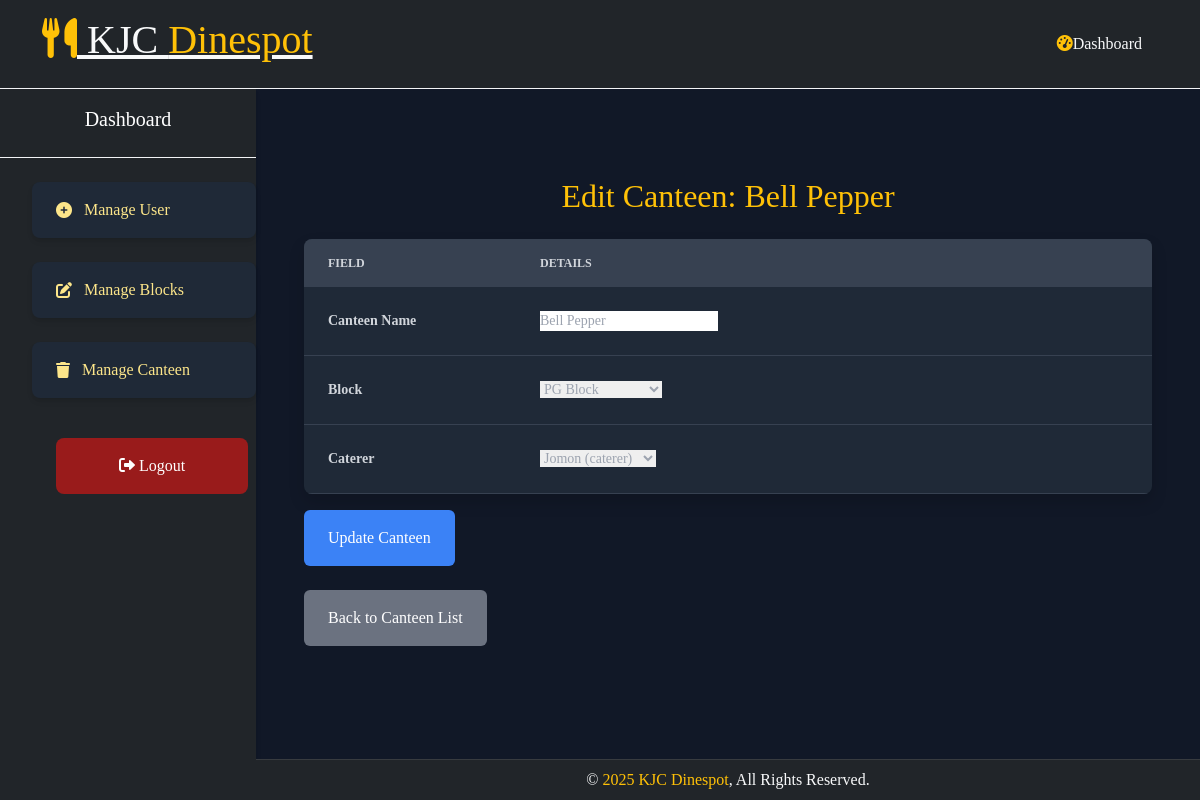
/canteen/update/4/, run on the app's committed database.
### main/models.py (models this page shows, shortened)
class Canteen(models.Model):
    canteen_name = models.CharField(max_length=255)
    block = models.ForeignKey(Block,related_name='canteens', on_delete=models.CASCADE)  # Foreign key to Block
    caterer = models.ForeignKey(User, on_delete=models.CASCADE, limit_choices_to={'role': 'caterer'})  # Foreign key to User with 'caterer' role
    revenue = models.DecimalField(max_digits=12, decimal_places=2, default=0.00)  # Add this

### canteenapp/views.py (the view)
# urls.py: path('canteen/update/<int:id>/', views.update_canteen, name='update_canteen'),
def update_canteen(request, id):
    canteen = get_object_or_404(Canteen, id=id)
    if request.method == 'POST':
        form = CanteenForm(request.POST, instance=canteen)
        if form.is_valid():
            form.save()
            return redirect('manage_canteen')
    else:
        form = CanteenForm(instance=canteen)
    return render(request, 'update_canteen.html', {'form': form, 'canteen': canteen})

### canteenapp/forms.py
class CanteenForm(forms.ModelForm):
    class Meta:
        model = Canteen
        fields = ['canteen_name', 'block', 'caterer']  # Fields that should be updated or added
    block = forms.ModelChoiceField(queryset=Block.objects.all(), required=True)
    caterer = forms.ModelChoiceField(queryset=User.objects.filter(role='caterer'), required=True)

### main/models.py (called while the page is built)
    def __str__(self):
        return f"{self.name} ({self.role})"

    def __str__(self):
        return self.block_name

### canteenapp/templates/update_canteen.html (shortened to what this page needs)
{% extends 'admin_base.html' %}
{% load static %}
{% block content %}
<section class="py-16 bg-gray-900">
    <section class="container mx-auto font-serif px-6">
        <div class="container">
            <h2 class="text-center mb-4 text-warning">Edit Canteen: {{ canteen.canteen_name }}</h2>
            <form method="post" class="space-y-4">
                <div class="overflow-x-auto bg-gray-800 rounded-lg shadow">
                    <table class="w-full text-left text-sm text-gray-400">
                        <thead class="bg-gray-700 text-gray-300 uppercase text-xs">
                            <tr>
                                <th class="px-6 py-3">Field</th>
                                <th class="px-6 py-3">Details</th>
                            </tr>
                        </thead>
                        <tbody>
                            <tr class="border-b border-gray-700">
                                <th class="px-6 py-3 text-gray-300">Canteen Name</th>
                                <td class="px-6 py-4 w-3/4">
                                    {{ form.canteen_name }}
                                </td>
                            </tr>
                            <tr class="border-b border-gray-700">
                                <th class="px-6 py-3 text-gray-300">Block</th>
                                <td class="px-6 py-4 w-3/4">
                                    {{ form.block }}
                                </td>
                            </tr>
                            <tr class="border-b border-gray-700">
                                <th class="px-6 py-3 text-gray-300">Caterer</th>
                                <td class="px-6 py-4 w-3/4">
                                    {{ form.caterer }}
                                </td>
                            </tr>
                        </tbody>
                    </table>
                </div>
                <div class="mt-8">
                    <button type="submit" class="px-6 py-3 bg-blue-500 text-white rounded hover:bg-blue-600">
                        Update Canteen
                    </button>
                </div>
            </form>
            <div class="mt-4">
                <a href="{% url 'manage_canteen' %}" class="no-underline inline-block px-6 py-3 bg-gray-500 text-white rounded hover:bg-gray-600">
                    Back to Canteen List
                </a>
            </div>
        </div>
    </section>
</section>
{% endblock %}

### static/css/style.css (style rules this page uses)
body { font-family: 'Playfair Display', serif; background-color: #0c0b09; background-size: cover; color: #fff; margin: 0; width: 100%; height: 100vh; }

### canteenapp/templates/admin_base.html (style rules this page uses)
body { background-color: #1a1a1a; }

### data on the page
Canteen: canteen_name "Bell Pepper", block "PG Block", caterer "Jomon (caterer)"
